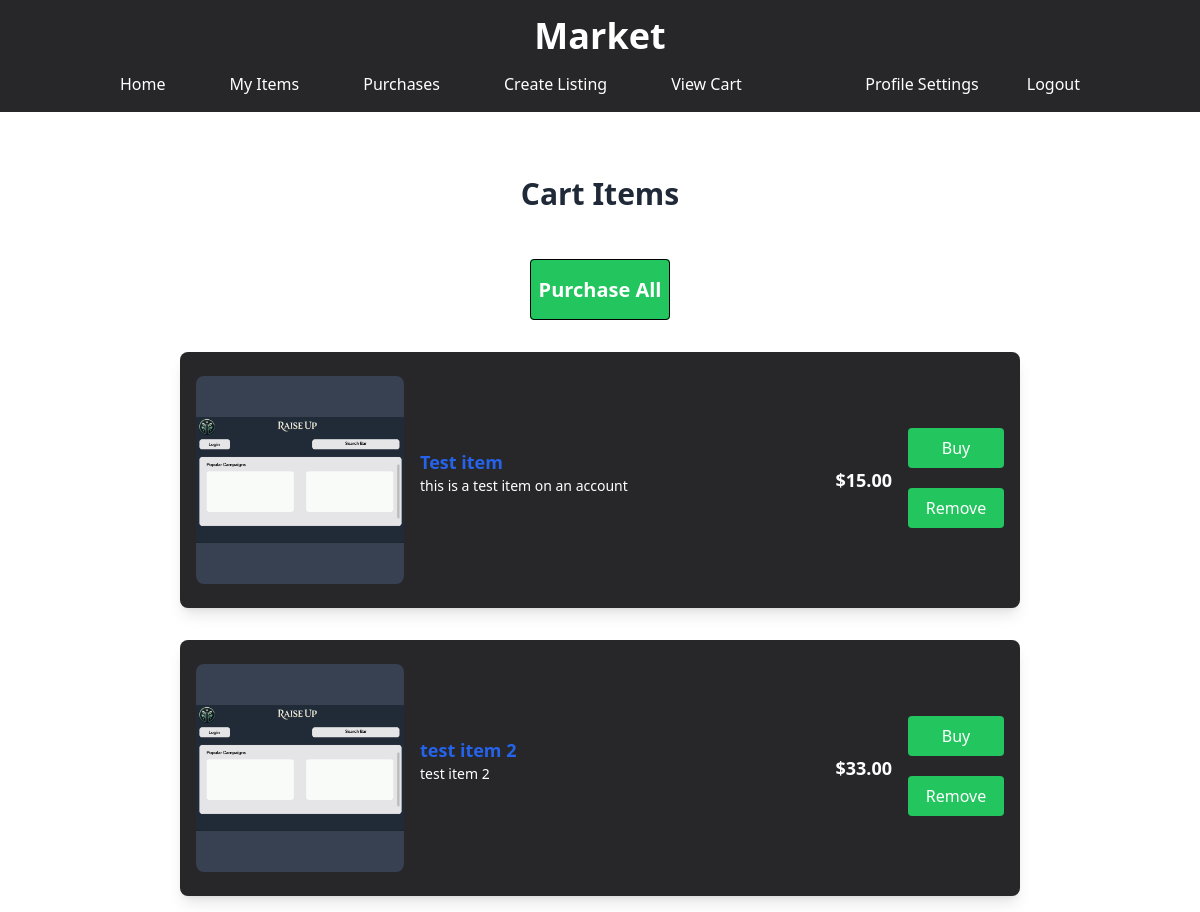
/Item/viewCart (signed in), run on an earlier commit of the app's database.
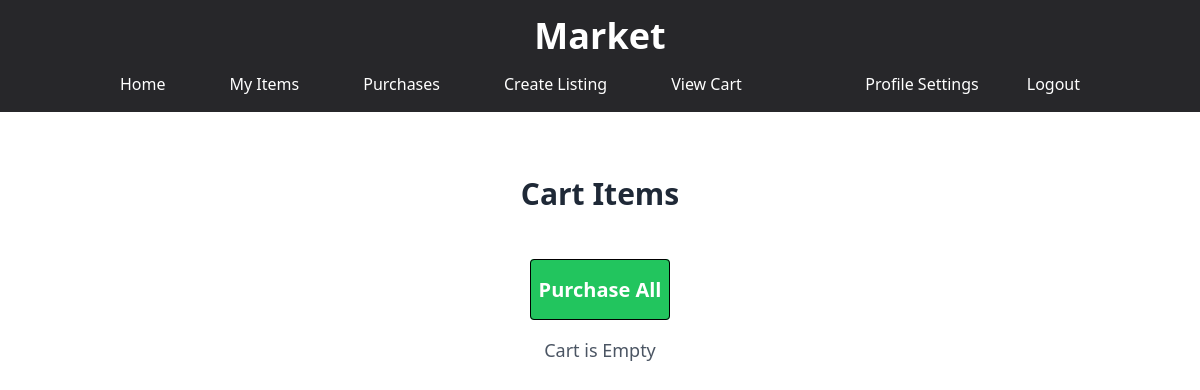
And on a later commit of the database.
### Item/models.py (models this page shows)
class Item(models.Model):
    CATEGORY_CHOICES = [
        ('handmade', 'Handmade'),
        ('collectible', 'Collectible'),
        ('general_market', 'General Market'),
    ]
    user = models.ForeignKey(settings.AUTH_USER_MODEL, on_delete=models.CASCADE, related_name="items")
    category = models.CharField(max_length=50, choices=CATEGORY_CHOICES)
    title = models.CharField(max_length=50)
    description = models.TextField()
    price = models.DecimalField(max_digits=10, decimal_places=2)
    image = models.ImageField(upload_to='item_images/', blank=False, null=False)
    addedDate = models.DateTimeField(auto_now_add=True)
    is_sold = models.BooleanField(default=False)

### Item/views.py (the view)
# urls.py: path("viewCart", views.viewCart, name="viewCart"),
@login_required
def viewCart(request):
    db = DatabaseSingleton()
    items_in_cart = db.getCartItems(request)
    return render(request, "Item/cart.html", {"cartItems" : items_in_cart})

### services.py (called while the page is built)
    def __new__(cls):
        if cls._instance is None:
            cls._instance = super(DatabaseSingleton, cls).__new__(cls)
        return cls._instance

    def getCartItems(self, request):
        cart, created = Cart.objects.get_or_create(user=request.user)
        cart_items = cart.items.all()
        return cart_items

### templates/Item/cart.html (shortened to what this page needs)
<!DOCTYPE html>
{% load static %}
<html lang="en">
<head>
    <link rel="stylesheet" href="{% static 'Item/search.css' %}">
    <link href="https://cdnjs.cloudflare.com/ajax/libs/tailwindcss/2.0.2/tailwind.min.css" rel="stylesheet">
    <script src="https://cdn.tailwindcss.com"></script>
</head>
<body>
    <div class="w-full bg-zinc-800">
        <div class="container mx-auto px-4 pt-4">
            <h1 class="text-4xl font-bold text-white text-center">Market</h1>
        </div>
        <div class="container mx-auto px-4 py-2">
            <nav class="flex justify-between items-center">
                <div class="flex space-x-8">
                    <a href="{% url 'index' %}" class="text-white hover:text-gray-300 block px-4 py-2">Home</a>
                    <a href="{% url 'myItems' %}" class="text-white hover:text-gray-300 block px-4 py-2">My Items</a>
                    <a href="{% url 'purchases' %}" class="text-white hover:text-gray-300 block px-4 py-2">Purchases</a>
                    <a href="{% url 'createItem' %}" class="text-white hover:text-gray-300 block px-4 py-2">Create Listing</a>
                    <a href="{% url 'viewCart' %}" class="text-white hover:text-gray-300 block px-4 py-2">View Cart</a>
                </div>
                <div class="flex space-x-4">
                    {% if user.is_authenticated %}
                        <a href="{% url 'profile_settings' %}" class="text-white hover:text-gray-300 block px-4 py-2">Profile Settings</a>
                        <a href="{% url 'logout' %}" class="text-white hover:text-gray-300 block px-4 py-2">Logout</a>
                    {% else %}
                        <a href="{% url 'loginPage' %}" class="text-white hover:text-gray-300 block px-4 py-2">Login</a>
                    {% endif %}
                </div>
            </nav>
        </div>
    </div>
    <div class="w-full justify-center text-center my-16">
        <h1 class="text-3xl font-bold text-gray-800">Cart Items</h1>
    </div>
    <div class="w-full justify-center text-center my-8">
        <a href="{% url 'buyCart' %}" class="text-xl font-bold text-white border-black border bg-green-500 py-4 px-2 rounded hover:bg-green-600">Purchase All</a>
    </div>
    <div class="w-[70%] mx-auto grid grid-cols-1">
        {% for item in cartItems %}
            <div class="bg-zinc-800 p-4 rounded-lg shadow-lg my-4 flex items-center h-64">
                <div class="w-52 h-52 flex items-center justify-center overflow-hidden rounded-lg mr-4 bg-gray-700">
                    <img src="{{ item.image.url }}" alt="{{ item.title }}" class="w-full h-full object-contain">
                </div>
                <div class="flex-1">
                    <a href="{% url 'showItem' item.id %}" class="text-lg font-semibold text-blue-600 hover:text-blue-800">
                        {{ item.title }}
                    </a>
                    <p class="text-white text-sm mb-4">{{ item.description|truncatewords:15 }}</p>
                </div>
                <div class="text-lg font-semibold text-white mr-4">
                    ${{ item.price }}
                </div>
                <div class="mt-4">
                    <form action="{% url 'buy' item.id %}" method="get" class="w-full">
                        <button type="submit" class="w-24 bg-green-500 text-white py-2 rounded hover:bg-green-600">Buy</button>
                    </form>
                    <form action="{% url 'delete_from_cart' item.id %}" method="get" class="w-full">
                        <button type="submit" class="w-24 bg-green-500 text-white py-2 rounded hover:bg-green-600 my-5">Remove</button>
                    </form>
                </div>
            </div>
        {% empty %}
            <p class="text-center col-span-full text-lg text-gray-600">Cart is Empty</p>
        {% endfor %}
    </div>
</body>
</html>

What changed in the data, as far as the page shows it:
removed Item: image (picture), title "Test item", description "this is a test item on an account", price "15.00"
removed Item: image (picture), title "test item 2", description "test item 2", price "33.00"
Also different on the page:
text now shown: "Cart is Empty"
